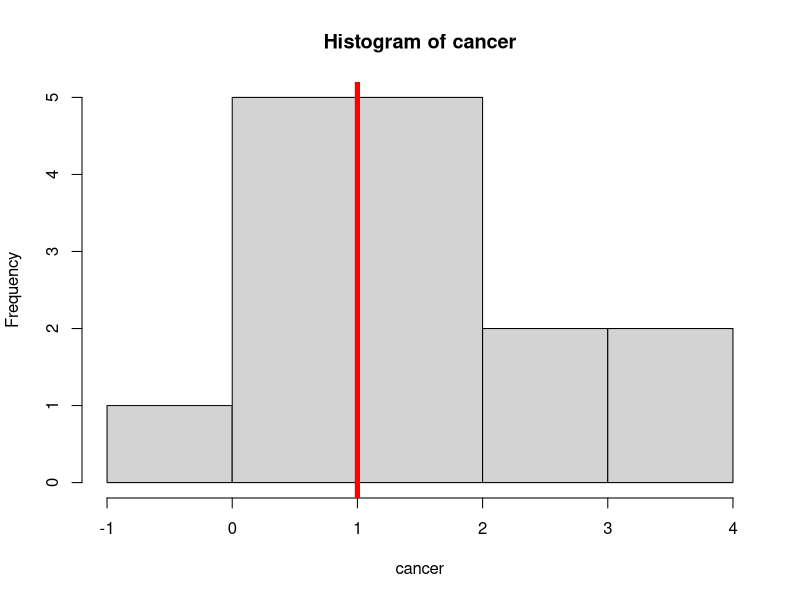
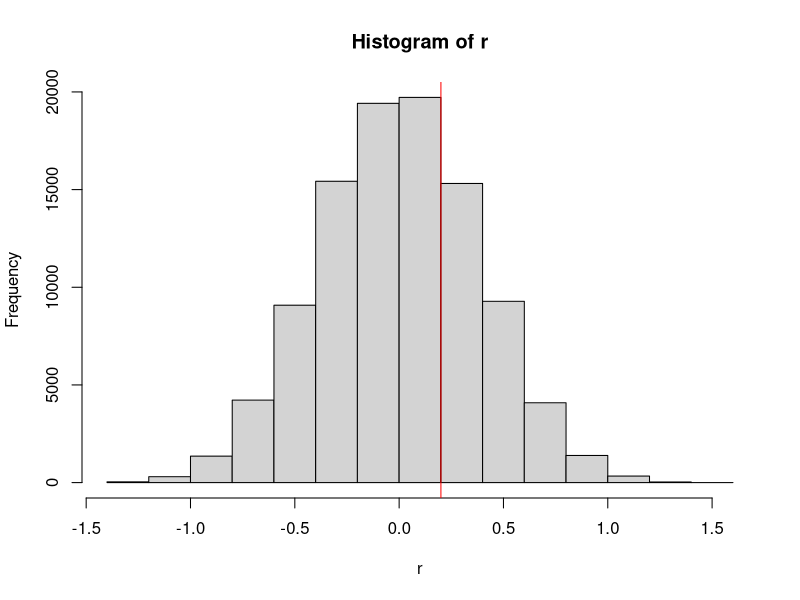

Recreate these plots in R, in order.
cancer <- rnorm(15, 1.5)
healthy <- 1
hist(cancer)
abline(v = healthy, col = "red", lwd = 5)
table(cancer > healthy)

binom.prob <- function(s, n, p) {
  choose(n, s)*(p^s)*((1-p)^(n-s))
}
binom.prob(5, 15, 0.5)
sum(sapply(0:5, function(i) binom.prob(i, 15, 0.5)))
sum(dbinom(0:5, 15, 0.5))
pbinom(5, 15, 0.5)*2
binom.test(5, 15, 0.5)
binom.test(5, 15, 0.5, alternative = "l")

healthy <- rnorm(15, 1)
ustat <- function(x, y) sum(sapply(x, function(i) sum(i > y)))
ustat(healthy, cancer)
ustat(cancer, healthy)
wilcox.test(cancer, healthy)

mean(cancer) - mean(healthy)
permuteMean <- function(x, y, N) {
  r <- numeric(N)
  t <- c(x, y)
  for (i in 1:N) {
    t <- sample(t)
    r[i] <- mean(t[1:15]) - mean(t[16:30])
  }
  return(r)
}
r <- permuteMean(cancer, healthy, 100000)
hist(r)
abline(v = mean(cancer) - mean(healthy), col = "red")
diffe <- mean(cancer) - mean(healthy)
table(diffe > r)
mean(r >= diffe)
t.test(cancer, healthy)
